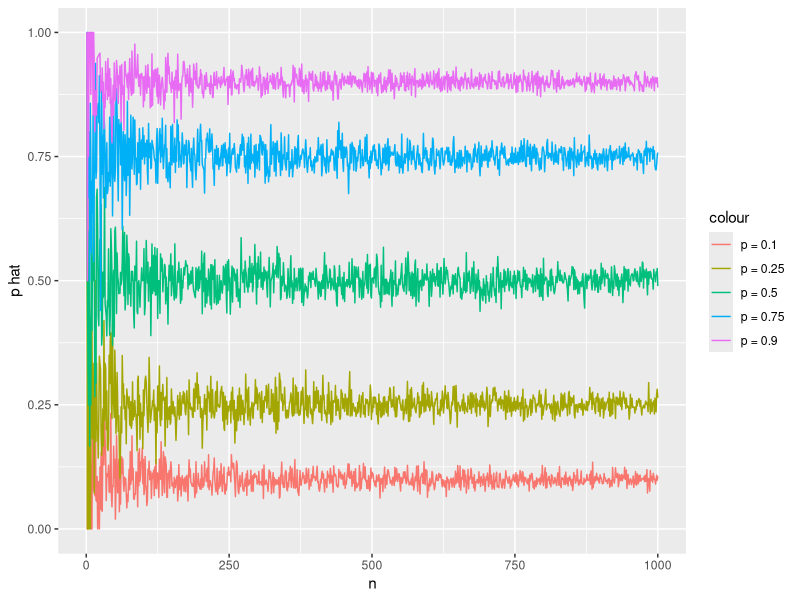
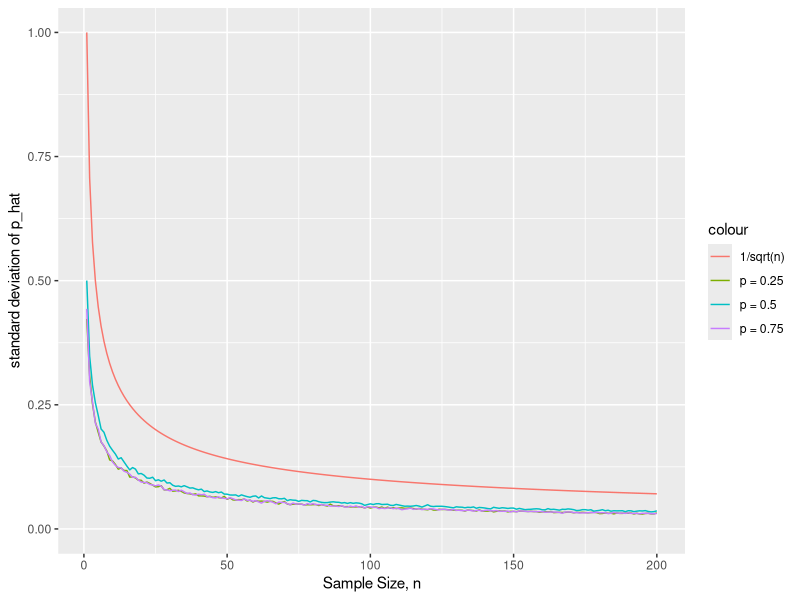
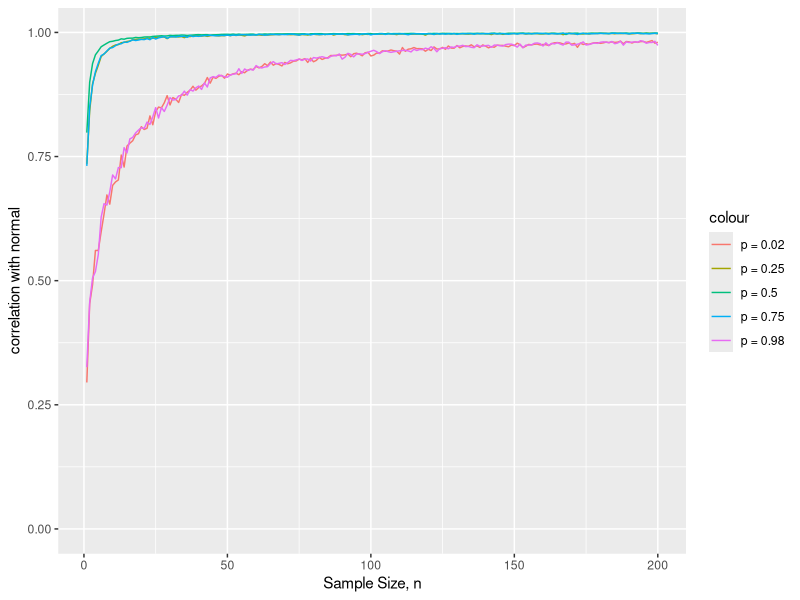
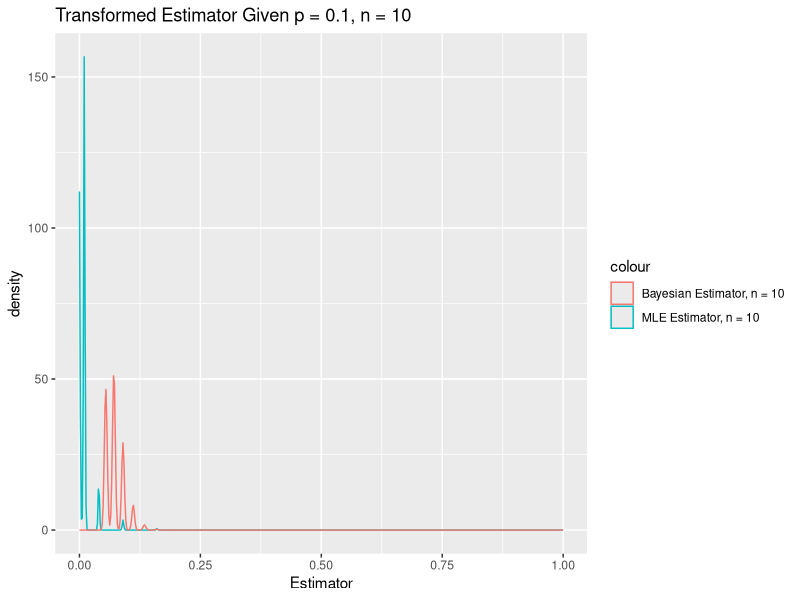
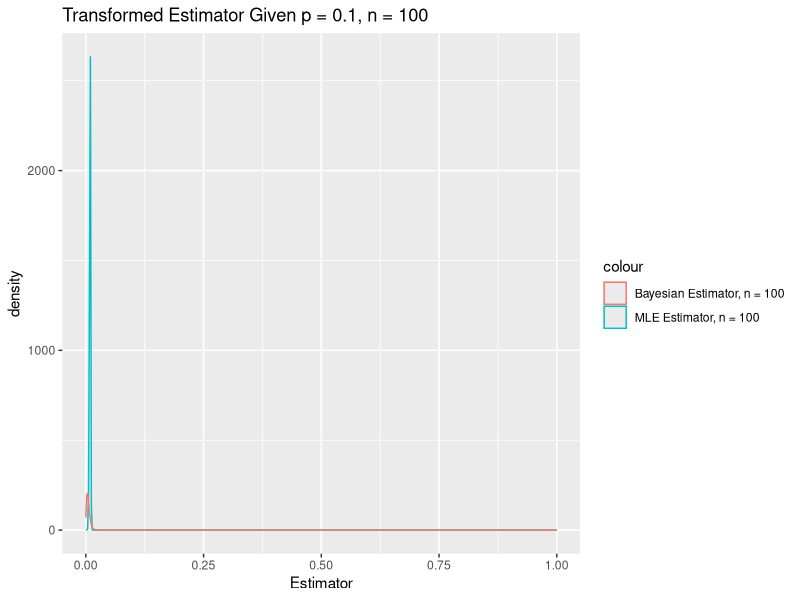
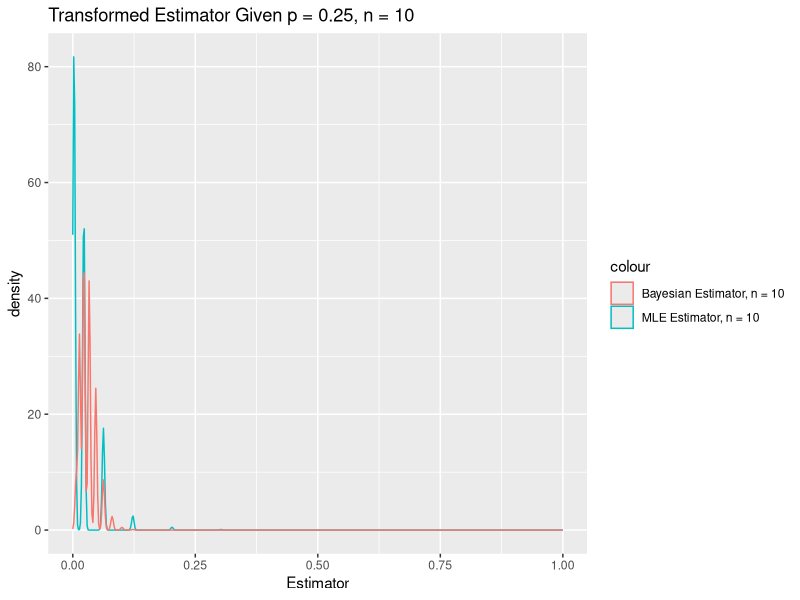
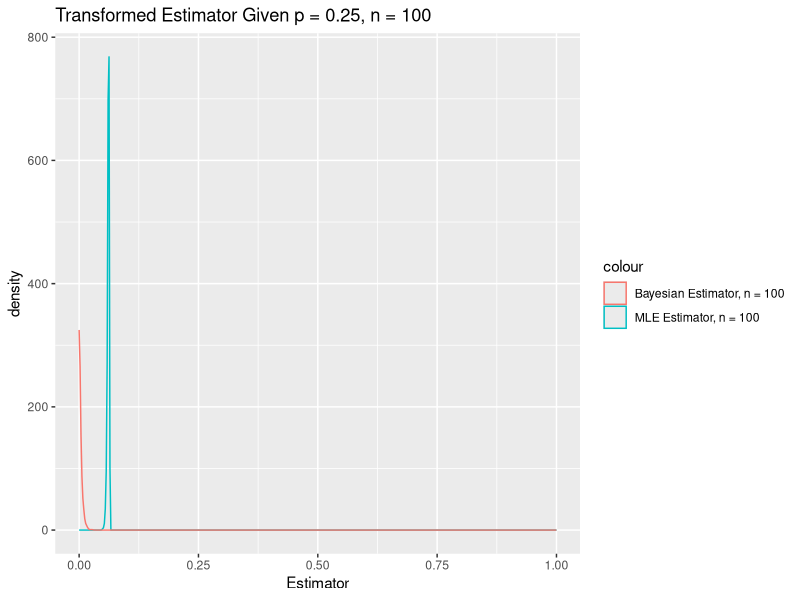
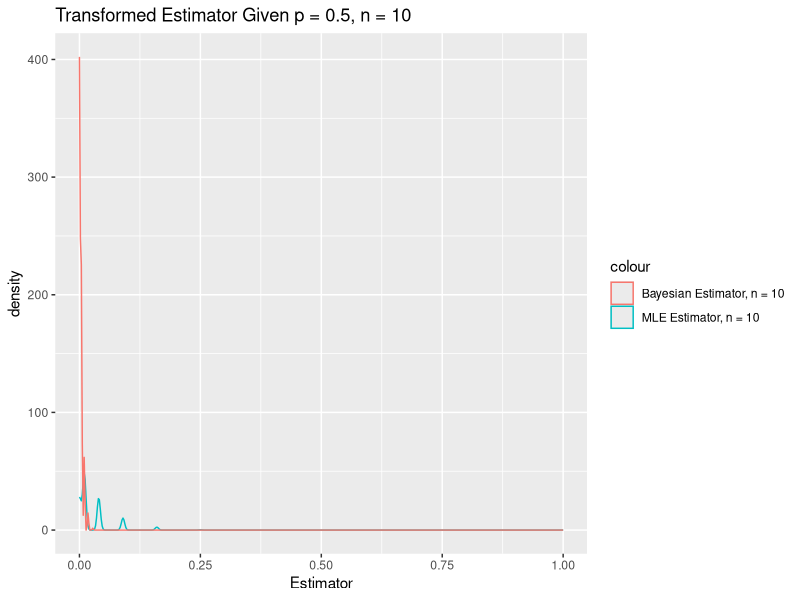

Generate these figures, in order, with R:
## ---- chunk 1
knitr::opts_chunk$set(echo = TRUE)
knitr::opts_chunk$set(echo = TRUE, fig.align="center")
gc()
ls()
options(digits=4)
require(tidyverse)
set.seed(47)
## ---- chunk 2
x <- 0.2
# a/(a+b) = 0.1, so b = 9a
vector <- seq(0, 10000, 0.001)
i <- 1
a <- vector[i]
b <- 9*a
while (abs(pbeta(x,a,b) - 0.9) > 0.001){
  i <- i + 1
  a <- vector[i]
  b <- 9*a
}
rm(vector, i)
a
b
pbeta(x,a,b) # roughly = 0.9
## ---- chunk 3
ab_finder <- function(mean, x, prob){
  vector <- seq(0, 100, 0.001)
  i <- 1
  a <- vector[i]
  # a/(a+b) = mean
  b <- a*(1 - mean)*(1/mean)
  while (abs(pbeta(x,a,b) - prob) > 0.001){
    i <- i + 1
    a <- vector[i]
    b <- a*(1 - mean)*(1/mean)
  }
  rm(vector, i)
  return(paste('alpha = ', a,', beta =',b))
}
ab_finder(0.1, 0.2, 0.9) # test the function.
## ---- chunk 4
# prior for question 1 has a = 1.59, b = 14.3
a <- 1.587
b <- 14.283
# First sample size
N <- 10000 # how many experiments take place
nP <- 50
sampleP <- rbeta(nP, a, b) # accurate prior

nX <- c(2, 10, 50, 200, 1000) # amount of Bernoulli trials in different experiments

results <- matrix(nrow=length(nX)*nP, ncol=3)
for (i in c(1:nP)){
  for (n in nX){
    x <- rbinom(1, n, sampleP[i])
    MSE <- (sampleP[i]-(x/n))^2
    results[i][1] <- MSE
    results[i][2] <- a/(a+b)
    results[i][3] <- n
  }
}
results


## ---- chunk 5
p_i <- p_0.1 <- p_0.25 <- p_0.5 <- p_0.75 <- p_0.9 <- c() 
n = c(1:1000) #Vector of sample size to repeat over
for (i in n) {
  p_i <- mean(rbinom(1, i, 0.1))/i
  p_0.1 <- c(p_0.1, p_i)
}
for (i in n) {
  p_i <- mean(rbinom(1, i, 0.25))/i
  p_0.25 <- c(p_0.25, p_i)
}
for (i in n) {
  p_i <- mean(rbinom(1, i, 0.5))/i
  p_0.5 <- c(p_0.5, p_i)
}
for (i in n) {
  p_i <- mean(rbinom(1, i, 0.75))/i
  p_0.75 <- c(p_0.75, p_i)
}
for (i in n) {
  p_i <- mean(rbinom(1, i, 0.9))/i
  p_0.9 <- c(p_0.9, p_i)
}

P.data <- data.frame(n, p_0.1 , p_0.25 , p_0.5 , p_0.75 , p_0.9)
P.data %>% ggplot(aes(n)) +
  geom_line(aes(y = p_0.1, colour = "p = 0.1")) +
  geom_line(aes(y = p_0.25, colour = "p = 0.25")) +
  geom_line(aes(y = p_0.5, colour = "p = 0.5")) +
  geom_line(aes(y = p_0.75, colour = "p = 0.75")) +
  geom_line(aes(y = p_0.9, colour = "p = 0.9")) +
  ylim(0, 1) + ylab('p hat')
## ---- chunk 6
p=0.25
n=200
p_hat_25=c()
for (i in 1: n) {
x = rbinom(1000,i,p)
p_hat_25=c(p_hat_25,sd(x)/i)}

p=0.5
n=200
p_hat_5=c()
for (i in 1: n) {
x = rbinom(1000,i,p)
p_hat_5=c(p_hat_5,sd(x)/i)}


p=0.75
n=200
p_hat_75=c()
for (i in 1: n) {
x = rbinom(1000,i,p)
p_hat_75=c(p_hat_75,sd(x)/i)}


n=200
root=c()
for (i in 1:n){
x=1/sqrt(i)
root=c(root,x)}


P.data <- data.frame(1:n, p_hat_25 , p_hat_5 , p_hat_75 , root)
P.data %>% ggplot(aes(1:n)) +
  geom_line(aes(y = p_hat_25, colour = "p = 0.25")) +
  geom_line(aes(y = p_hat_5, colour = "p = 0.5")) +
  geom_line(aes(y = p_hat_75, colour = "p = 0.75")) +
  geom_line(aes(y = root, colour = "1/sqrt(n)")) +
  ylim(0, 1) + ylab('standard deviation of p_hat') + xlab('Sample Size, n')
## ---- chunk 7
p <- 0.02  
n <- 200
cornorm_02 <- c()
for (i in 1 : n) {
  p_hat <- rbinom(1000,i,p)/i
  b <- qqnorm(p_hat, plot.it=FALSE)
  cornorm_02[i] <- cor(b$x,b$y)
}

p <- 0.25  
n <- 200
cornorm_25 <- c()
for (i in 1 : n) {
  p_hat <- rbinom(1000,i,p)/i
  b <- qqnorm(p_hat, plot.it=FALSE)
  cornorm_25[i] <- cor(b$x,b$y)
}

p <- 0.5  
n <- 200
cornorm_5 <- c()
for (i in 1 : n) {
  p_hat <- rbinom(1000,i,p)/i
  b <- qqnorm(p_hat, plot.it=FALSE)
  cornorm_5[i] <- cor(b$x,b$y)
}


p <- 0.75  
n <- 200
cornorm_75 <- c()
for (i in 1 : n) {
  p_hat <- rbinom(1000,i,p)/i
  b <- qqnorm(p_hat, plot.it=FALSE)
  cornorm_75[i] <- cor(b$x,b$y)
}

p <- 0.98  
n <- 200
cornorm_98 <- c()
for (i in 1 : n) {
  p_hat <- rbinom(1000,i,p)/i
  b <- qqnorm(p_hat, plot.it=FALSE)
  cornorm_98[i] <- cor(b$x,b$y)
}

P.data <- data.frame(1:n, cornorm_02 , cornorm_25 , cornorm_5 , cornorm_75, cornorm_98)
P.data %>% ggplot(aes(1:n)) +
  geom_line(aes(y = cornorm_02, colour = "p = 0.02")) +
  geom_line(aes(y = cornorm_25, colour = "p = 0.25")) +
  geom_line(aes(y = cornorm_5, colour = "p = 0.5")) +
  geom_line(aes(y = cornorm_75, colour = "p = 0.75")) +
  geom_line(aes(y = cornorm_98, colour = "p = 0.98")) +
  ylim(0, 1) + ylab('correlation with normal') + xlab('Sample Size, n')
## ---- chunk 8
#First p-value
p = 0.1

#first n value
n <- 10
p_hatb_10 <- p_hat_10 <- c()
for (i in c(1:10000)){
  x_i <- rbinom(n, 1, p)
  p_hatb_10 <- c((sum(x_i)+10)/(n+20), p_hatb_10) 
  p_hat_10 <- c(mean(x_i), p_hat_10)
}
# second n value
n <- 100
p_hatb_100 <- p_hat_100 <- c()
for (i in c(1:10000)){
  x_i <- rbinom(n, 1, p)
  p_hatb_100 <- c((sum(x_i)+10)/(n+20), p_hatb_100) 
  p_hat_100 <- c(mean(x_i), p_hat_100)
}
p_hatb_10 <- (p_hatb_10 - p)^2
p_hat_10 <- (p_hat_10 - p)^2
p_hatb_100 <- (p_hatb_100 - p)^2
p_hat_100 <- (p_hatb_100 - p)^2

P.data <- data.frame(p_hatb_10, p_hat_10, p_hatb_100, p_hat_100) 

P.data %>% ggplot() + xlim(0, 1) +
  geom_density(kernel = "gaussian", aes(p_hat_10, colour= 'MLE Estimator, n = 10')) +
  geom_density(kernel = "gaussian", aes(p_hatb_10, colour= 'Bayesian Estimator, n = 10')) +
  labs(title = "Transformed Estimator Given p = 0.1, n = 10", x = "Estimator") 

P.data %>% ggplot() + xlim(0, 1) +
  geom_density(kernel = "gaussian",aes(p_hat_100, colour= 'MLE Estimator, n = 100')) +
  geom_density(kernel = "gaussian",aes(p_hatb_100, colour= 'Bayesian Estimator, n = 100')) +
  labs(title = "Transformed Estimator Given p = 0.1, n = 100", x = "Estimator") 
## ---- chunk 9
# Next p-value
p = 0.25

#first n value
n <- 10
p_hatb_10 <- p_hat_10 <- c()
for (i in c(1:10000)){
  x_i <- rbinom(n, 1, p)
  p_hatb_10 <- c((sum(x_i)+10)/(n+20), p_hatb_10) 
  p_hat_10 <- c(mean(x_i), p_hat_10)
}
# second n value
n <- 100
p_hatb_100 <- p_hat_100 <- c()
for (i in c(1:10000)){
  x_i <- rbinom(n, 1, p)
  p_hatb_100 <- c((sum(x_i)+10)/(n+20), p_hatb_100) 
  p_hat_100 <- c(mean(x_i), p_hat_100)
}
p_hatb_10 <- (p_hatb_10 - p)^2
p_hat_10 <- (p_hat_10 - p)^2
p_hatb_100 <- (p_hatb_100 - p)^2
p_hat_100 <- (p_hatb_100 - p)^2

P.data <- data.frame(p_hatb_10, p_hat_10, p_hatb_100, p_hat_100) 

P.data %>% ggplot() + xlim(0, 1) +
  geom_density(kernel = "gaussian", aes(p_hat_10, colour= 'MLE Estimator, n = 10')) +
  geom_density(kernel = "gaussian", aes(p_hatb_10, colour= 'Bayesian Estimator, n = 10')) +
  labs(title = "Transformed Estimator Given p = 0.25, n = 10", x = "Estimator") 

P.data %>% ggplot() + xlim(0, 1) +
  geom_density(kernel = "gaussian",aes(p_hat_100, colour= 'MLE Estimator, n = 100')) +
  geom_density(kernel = "gaussian",aes(p_hatb_100, colour= 'Bayesian Estimator, n = 100')) +
  labs(title = "Transformed Estimator Given p = 0.25, n = 100", x = "Estimator") 
## ---- chunk 10
# Next p-value
p = 0.5

#first n value
n <- 10
p_hatb_10 <- p_hat_10 <- c()
for (i in c(1:10000)){
  x_i <- rbinom(n, 1, p)
  p_hatb_10 <- c((sum(x_i)+10)/(n+20), p_hatb_10) 
  p_hat_10 <- c(mean(x_i), p_hat_10)
}
# second n value
n <- 100
p_hatb_100 <- p_hat_100 <- c()
for (i in c(1:10000)){
  x_i <- rbinom(n, 1, p)
  p_hatb_100 <- c((sum(x_i)+10)/(n+20), p_hatb_100) 
  p_hat_100 <- c(mean(x_i), p_hat_100)
}
p_hatb_10 <- (p_hatb_10 - p)^2
p_hat_10 <- (p_hat_10 - p)^2
p_hatb_100 <- (p_hatb_100 - p)^2
p_hat_100 <- (p_hatb_100 - p)^2

P.data <- data.frame(p_hatb_10, p_hat_10, p_hatb_100, p_hat_100) 

P.data %>% ggplot() + xlim(0, 1) +
  geom_density(kernel = "gaussian", aes(p_hat_10, colour= 'MLE Estimator, n = 10')) +
  geom_density(kernel = "gaussian", aes(p_hatb_10, colour= 'Bayesian Estimator, n = 10')) +
  labs(title = "Transformed Estimator Given p = 0.5, n = 10", x = "Estimator") 

P.data %>% ggplot() + xlim(0, 1) +
  geom_density(kernel = "gaussian",aes(p_hat_100, colour= 'MLE Estimator, n = 100')) +
  geom_density(kernel = "gaussian",aes(p_hatb_100, colour= 'Bayesian Estimator, n = 100')) +
  labs(title = "Transformed Estimator Given p = 0.5, n = 100", x = "Estimator") 
## ---- chunk 11
# Next p-value
p = 0.75

#first n value
n <- 10
p_hatb_10 <- p_hat_10 <- c()
for (i in c(1:10000)){
  x_i <- rbinom(n, 1, p)
  p_hatb_10 <- c((sum(x_i)+10)/(n+20), p_hatb_10) 
  p_hat_10 <- c(mean(x_i), p_hat_10)
}
# second n value
n <- 100
p_hatb_100 <- p_hat_100 <- c()
for (i in c(1:10000)){
  x_i <- rbinom(n, 1, p)
  p_hatb_100 <- c((sum(x_i)+10)/(n+20), p_hatb_100) 
  p_hat_100 <- c(mean(x_i), p_hat_100)
}
p_hatb_10 <- (p_hatb_10 - p)^2
p_hat_10 <- (p_hat_10 - p)^2
p_hatb_100 <- (p_hatb_100 - p)^2
p_hat_100 <- (p_hatb_100 - p)^2

P.data <- data.frame(p_hatb_10, p_hat_10, p_hatb_100, p_hat_100) 

P.data %>% ggplot() + xlim(0, 1) +
  geom_density(kernel = "gaussian", aes(p_hat_10, colour= 'MLE Estimator, n = 10')) +
  geom_density(kernel = "gaussian", aes(p_hatb_10, colour= 'Bayesian Estimator, n = 10')) +
  labs(title = "Transformed Estimator Given p = 0.75, n = 10", x = "Estimator") 

P.data %>% ggplot() + xlim(0, 1) +
  geom_density(kernel = "gaussian",aes(p_hat_100, colour= 'MLE Estimator, n = 100')) +
  geom_density(kernel = "gaussian",aes(p_hatb_100, colour= 'Bayesian Estimator, n = 100')) +
  labs(title = "Transformed Estimator Given p = 0.75, n = 100", x = "Estimator") 
## ---- chunk 12
# Next p-value
p = 0.9

#first n value
n <- 10
p_hatb_10 <- p_hat_10 <- c()
for (i in c(1:10000)){
  x_i <- rbinom(n, 1, p)
  p_hatb_10 <- c((sum(x_i)+10)/(n+20), p_hatb_10) 
  p_hat_10 <- c(mean(x_i), p_hat_10)
}
# second n value
n <- 100
p_hatb_100 <- p_hat_100 <- c()
for (i in c(1:10000)){
  x_i <- rbinom(n, 1, p)
  p_hatb_100 <- c((sum(x_i)+10)/(n+20), p_hatb_100) 
  p_hat_100 <- c(mean(x_i), p_hat_100)
}
p_hatb_10 <- (p_hatb_10 - p)^2
p_hat_10 <- (p_hat_10 - p)^2
p_hatb_100 <- (p_hatb_100 - p)^2
p_hat_100 <- (p_hatb_100 - p)^2

P.data <- data.frame(p_hatb_10, p_hat_10, p_hatb_100, p_hat_100) 

P.data %>% ggplot() + xlim(0, 1) +
  geom_density(kernel = "gaussian", aes(p_hat_10, colour= 'MLE Estimator, n = 10')) +
  geom_density(kernel = "gaussian", aes(p_hatb_10, colour= 'Bayesian Estimator, n = 10')) +
  labs(title = "Transformed Estimator Given p = 0.9, n = 10", x = "Estimator") 

P.data %>% ggplot() + xlim(0, 1) +
  geom_density(kernel = "gaussian",aes(p_hat_100, colour= 'MLE Estimator, n = 100')) +
  geom_density(kernel = "gaussian",aes(p_hatb_100, colour= 'Bayesian Estimator, n = 100')) +
  labs(title = "Transformed Estimator Given p = 0.9, n = 100", x = "Estimator") 
